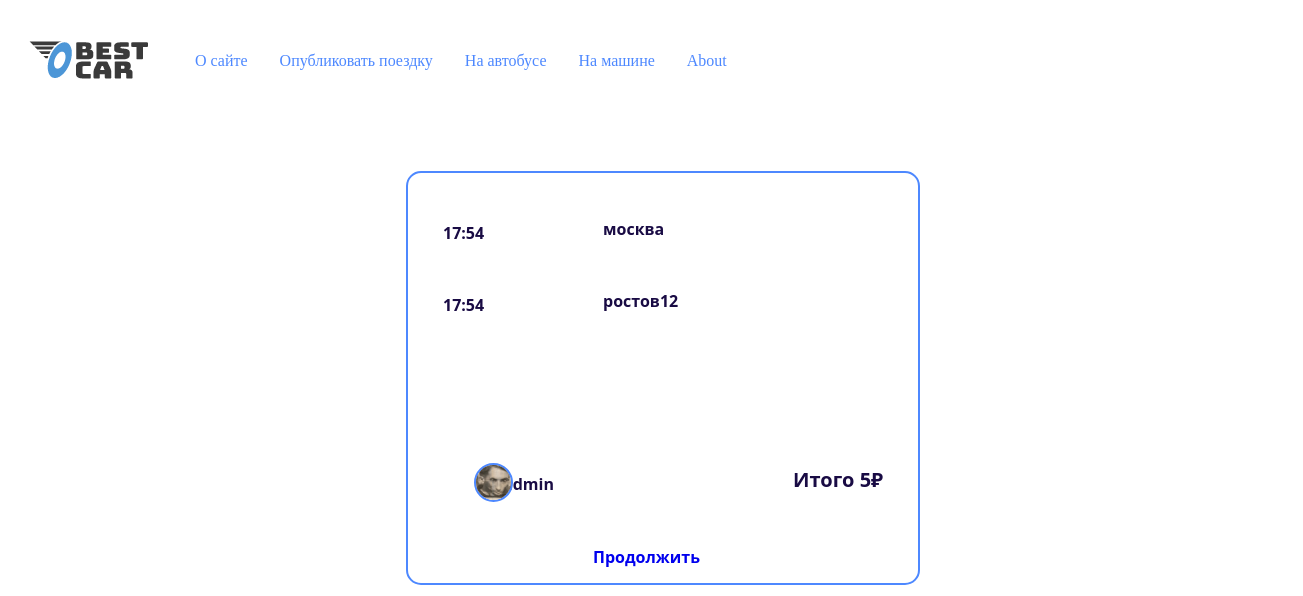
The app's page /booking/to_book/M4JZ4GJYAGTRLUUV46A79BJ2DNVX0UAN5NE8FTY9/ with its own data.
### bestcar/models/publishing_a_trip.py (models this page shows, shortened)
class Publishing_a_trip(models.Model):
    departure = models.CharField(
        max_length=100,
        verbose_name="отправление",
        validators=[Validators_language_model()]
    )
    arrival = models.CharField(
        max_length=100,
        verbose_name="прибытие",
        validators=[Validators_language_model()]
    )
    departure_time = models.DateTimeField(
        verbose_name="время отправления",
        validators=[Validators_date_model()]
    )
    arrival_time = models.DateTimeField(
        verbose_name="время прибытия",
        default=None,
        validators=[Validators_date_model()]
    )
    free_seating = models.PositiveSmallIntegerField(
        verbose_name='количество мест',
        default=1
    )
    reserved_seats = models.PositiveIntegerField(
        verbose_name='количество бронированных мест',
        default=0
    )
    price = models.PositiveSmallIntegerField(
        verbose_name="цена"
    )
    author = models.ForeignKey(
        get_user_model(),
        on_delete=models.CASCADE,
        related_name="author",
        null=True, default=None
    )
    slug = models.SlugField(
        max_length=100,
        unique=True,
        db_index=True
    )
    objects = models.Manager()
    car = CarManager()
    bus = BusManager()
    class Meta:
        verbose_name = 'Опубликованные поездки'
        verbose_name_plural = 'Опубликованные поездки'
        ordering = ('departure_time',)
        indexes = [
            models.Index(
                fields=['departure', 'arrival', 'free_seating', 'departure_time'],
                name='trip_filter_idx'
            )
        ]

### users/models.py (models this page shows, shortened)
class User(AbstractUser):
    photo = models.ImageField(
        upload_to='users/$Y/%m/%d/',
        blank=True, null=True,
        verbose_name='Фотография')
    category = models.ForeignKey(
        Category,
        on_delete=models.PROTECT,
        default=1,
        verbose_name='Категория транспортного средства'
                                                                                           )
    models_auto = models.CharField(
        max_length=100,
        verbose_name="модель автомобиля"
    )
    class Meta:
        verbose_name = 'Пользователи'
        verbose_name_plural = 'Пользователи'

### booking/views.py (the view)
# urls.py: path('to_book/<slug:trip_slug>/', Bookings.as_view(), name='to_book'),
class Bookings(DataMixin, BaseView, ListView):
    model = Publishing_a_trip
    template_name = 'bestcar/to_book_a_trip.html'
    title_page = 'Потверждение'
    def dispatch(self, request, *args, **kwargs):
        self.trip_slug = kwargs.get('trip_slug')
        return super().dispatch(request, *args, **kwargs)
    def get_queryset(self):
        return Bookings_services.bookings_services(slug=self.trip_slug)
    def get_context_data(self, **kwargs):
        context = super().get_context_data(**kwargs)
        return self.get_mixin_context(context, default_image=settings.DEFAULT_USER_IMAGE)

### bestcar/utils.py (called while the page is built)
    def get_mixin_context(self, context, **kwargs):
        if self.title_page:
            context['title'] = self.title_page
        context['menu'] = MENU  # Предполагается, что MENU - это глобальная переменная
        context.update(kwargs)
        return context

### booking/services.py (called while the page is built)
    @staticmethod
    def bookings_services(**kwargs):
        try:
            slug = kwargs['slug']
            object_list = get_object_or_404(Publishing_a_trip, slug=slug)
            return object_list
        except Http404 as e:
            return JsonResponse({
                "errorMessage": str(e),
                "status": 400
            })

### booking/views.py (called while the page is built)
    def dispatch(self, request, *args, **kwargs):
        try:
            response = super().dispatch(request, *args, **kwargs)
        except Exception as e:
            return self._response(e, status=400)
        if isinstance(response, (dict, list)):
            return self._response(response)
        else:
            return response

### bestcar/templates/bestcar/to_book_a_trip.html (shortened to what this page needs)
{% extends 'base.html' %}
{% block content %}
{% load static %}
<link rel="stylesheet" type="text/css" href="{% static 'bestcar/css/style_to_book_a_trip.css' %}">
<div id="frame">
    <p id="departure"> {{object_list.departure}}</p>
    <p id="arrival"> {{object_list.arrival}}</p>
    <p id="departure_time"> {{object_list.departure_time|date:"H:i"}}</p>
    <p id="arrival_time"> {{object_list.arrival_time|date:"H:i"}}</p>
    <p id="price"> Итого {{object_list.price}}₽</p>
    <p id="username"> {{object_list.author.username}}</p>
        {%  if object_list.author.photo   %}
            <img src="{{ object_list.author.photo.url }}" id="photo_user" />
        {% else %}
            <img src ='{{default_image}}' id="default_user_photo"  />
        {% endif %}
    <p id="load"><a href="{% url 'booking:booking' object_list.slug %}" >Продолжить</a></p>
</div>
{% endblock %}

### bestcar/static/bestcar/css/style_base.css (style rules this page uses)
a { text-decoration: none; }

### bestcar/static/bestcar/css/style_to_book_a_trip.css (style rules this page uses)
#frame { margin: 10px; width: 500px; height: 400px; padding: 5px; outline-width: 2px; outline-style:solid; outline-color: #4D88FF ; margin-bottom: 1rem; border-radius: 13px; margin-top: 60px; margin-left: 400px; }
#photo_user, #default_user_photo { width: 35px; height: 35px; position: relative; top: 170px; left: 10px; border-radius: 100px; border: 2px solid #4D88FF; }
p { font-family: "Segoe UI", Consolas, sans-serif; font-size: 16px; font-weight: 600; color:#190B44 }
#departure { position: relative; margin: 0px; right: 0px; top: 40px; left: 190px; }
#arrival { position: relative; margin: 0px; right: 0px; top: 90px; left: 190px; }
#departure_time { position: relative; margin: 0px; right: 0px; top: 0px; left: 30px; }
#arrival_time { position: relative; margin: 0px; right: 0px; top: 50px; left: 30px; }
#price { position: relative; margin: 0px; right: 0px; top: 200px; left: 380px; font-family: "Segoe UI", Consolas, sans-serif; font-size: 20px; font-weight: 600; color:#190B44 }
#username { position: relative; margin: 0px; float: left; right: 0px; top: 180px; left: 90px; }
#load { position: relative; margin: 0px; right: 0px; top: 210px; left: 180px; }

### records on screen
Publishing_a_trip: departure "москва", arrival "ростов12", departure_time "17:54", arrival_time "17:54", price "5", author.username "admin"

### other values on screen
{{ m.title }} "О сайте" "Опубликовать поездку" "На автобусе" "На машине"
